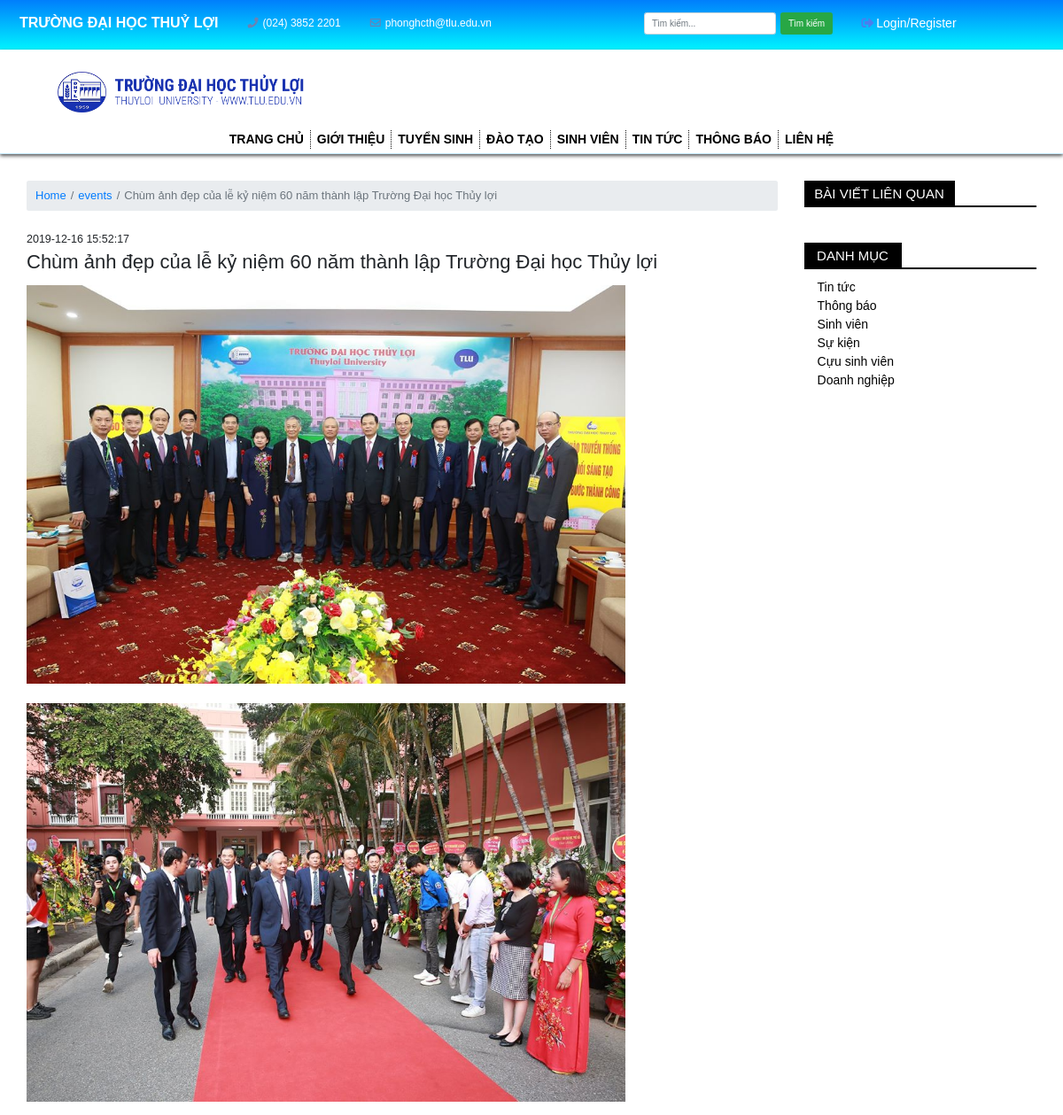
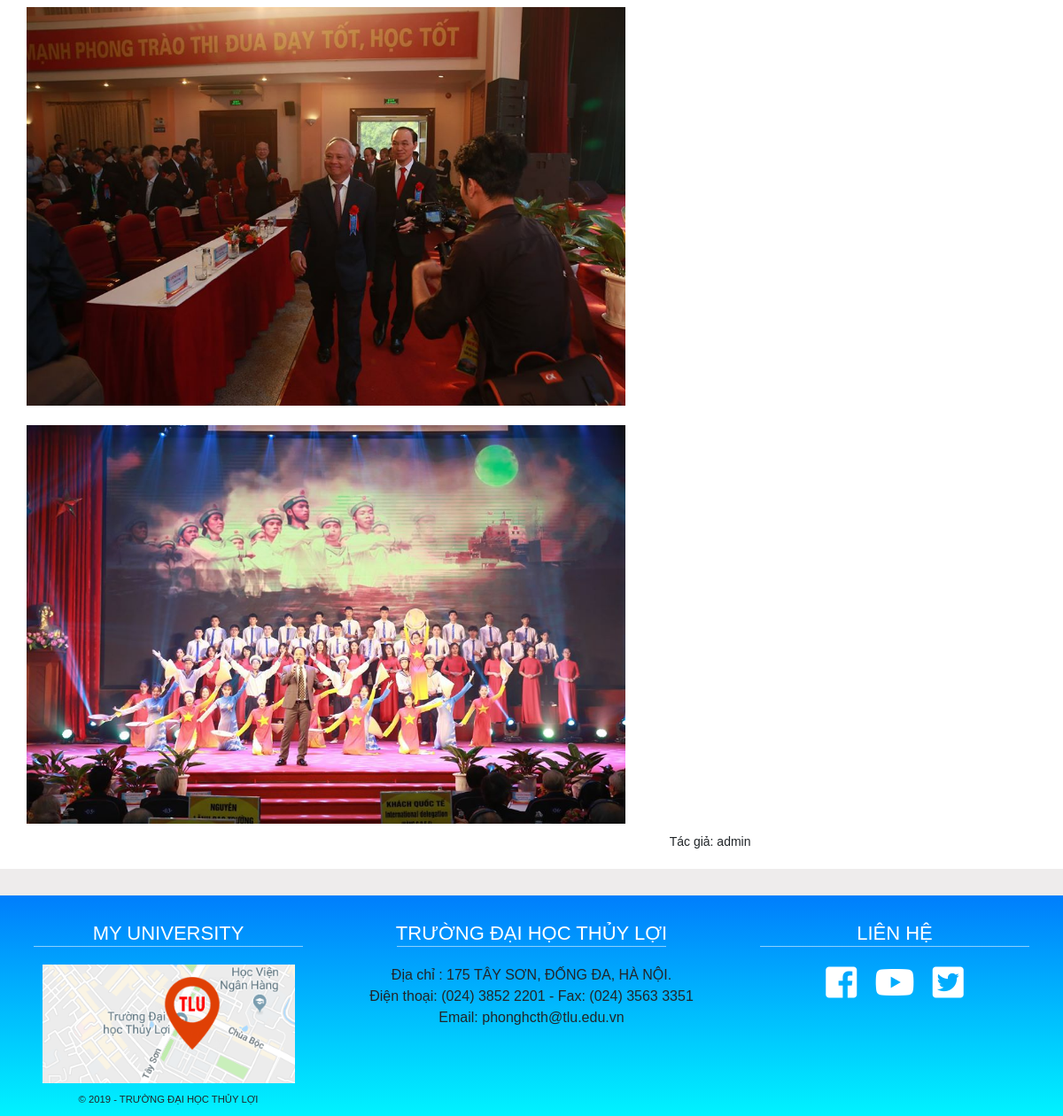
The page /index.php?category=events&idPost=11 on the database its author committed (2 pictures, top to bottom).
### tables this page shows
CREATE TABLE `Posts` (
  `idPost` tinyint(1) NOT NULL,
  `category` varchar(50) NOT NULL,
  `titlePost` varchar(255) DEFAULT NULL,
  `content` text NOT NULL,
  `imgPost` text NOT NULL,
  `author` varchar(30) NOT NULL,
  `accID` tinyint(1) UNSIGNED NOT NULL,
  `dateCreated` datetime DEFAULT CURRENT_TIMESTAMP,
  `description` varchar(255) NOT NULL
);

### layout/post.php (the view, shortened to what this page needs)
<?php
    if(isset($_GET['idPost'])){
        $idPost=$_GET['idPost'];
    }
?>
<section class="inner-content mt-5">
    <div class="container">
        <?php
        $sql="SELECT * FROM Posts WHERE category like '$category' AND idPost = '$idPost' ORDER BY idPost DESC ";
            $news=mysqli_query($conn, $sql);
            while ($row=mysqli_fetch_array($news)) {
        ?>
        <div class="row">
            <div class="col-md-9 col-12">
                <nav aria-label="breadcrumb">
                    <ol class="breadcrumb f-13">
                        <li class="breadcrumb-item"><a href="index.php">Home</a></li>
                        <li class="breadcrumb-item"><a href=""><?= $row['category']?></a></li>
                        <li class="breadcrumb-item active" aria-current="page"><?= $row['titlePost']?></li>
                    </ol>
                </nav>
                <article class="pt-4">
                    <h5><?= $row['dateCreated'] ;?></h5>
                    <h2><?= $row['titlePost']?></h2>
                    <div class="text"><?= $row['content']?></div>
                    <div class="author float-right pr-5">Tác giả: <?= $row['author']?></div>
                </article>
            </div>
            <?php }?>
            <div class="col-md-3 col-12">
                <div class="title-post">
                    <h3>Bài viết liên quan</h3>
                </div>
                <div class="list-category">
                    <ul class="container pt-3 pl-3">
                    </ul>
                    <div class="notify category mt-5">
                        <h3>Danh mục</h3>
                    </div>
                    <ul class="container pt-3 pl-3">
                        <li><i class="fas fa-caret-right pr-2"></i><a href="#">Tin tức</a></li>
                        <li><i class="fas fa-caret-right pr-2"></i><a href="#">Thông báo</a></li>
                        <li><i class="fas fa-caret-right pr-2"></i><a href="#">Sinh viên</a></li>
                        <li><i class="fas fa-caret-right pr-2"></i><a href="#">Sự kiện</a></li>
                        <li><i class="fas fa-caret-right pr-2"></i><a href="#">Cựu sinh viên</a></li>
                        <li><i class="fas fa-caret-right pr-2"></i><a href="#">Doanh nghiệp</a></li>
                    </ul>
                </div>
            </div>
        </div>
    </div>
</section>

### css/style.css (style rules this page uses)
* { margin: 0; padding: 0; box-sizing: border-box; font-family: sans-serif; font-size: 62.5%; }
.container { padding-left: 0; padding-right: 0; }
.title-news h3, .notify h3 , .title-post h3 { width: 8rem; height: 3rem; font-size: 1.5rem; font-weight: 500; background: transparent; text-transform: uppercase; color: #FFF; background-color: #f9c100; display: flex; align-items: center; justify-content: space-around; margin-bottom: 1.8rem; }
.notify h3 { width: 11rem; background-color: #000; }
.title-post h3 { width: 17rem; background-color: #000; }
.notify::after, .title-post::after { content: '.'; display: block; font-size: 0; height: 1px; width: 100%; border-top: 2px solid #000; margin-top: -2rem; }
.f-13 * { font-size: 1.3rem; }
.list-category ul li { list-style-type: none; }
.list-category ul li a { font-size: 1.4rem; color: #000; }
.author { font-size: 1.4rem; }
article .text p { margin-top: 1.2rem; font-size: 1.4rem !important; line-height: 1.8; color:#666; }
article h2 { font-size: 2.2rem; }

### rows shown on the page
posts: category "events", titlePost "Chùm ảnh đẹp của lễ kỷ niệm 60 năm thành lập Trường Đại học Thủy lợi", dateCreated "2019-12-16 15:52:17", content (picture), author "admin"
